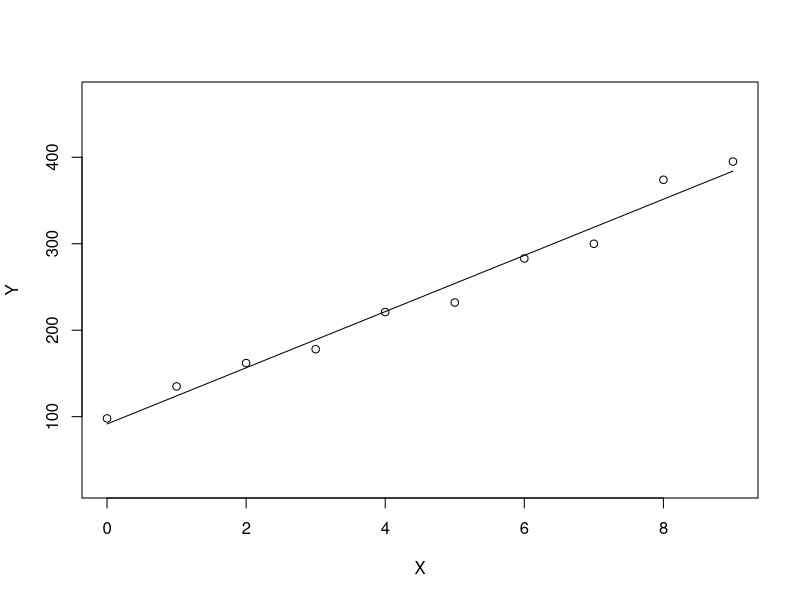

The R source for this figure: (Note: this script raises an error after producing the figure.)
# Plot Confidence Interval for any linear model

plotCI <- function(model_name,       
                   plotCI = TRUE, 
                   plotHI = FALSE, 
                   col1 = "red", col2 = "green") {
  
  X <- model_name$model[,2]
  Y <- model_name$model[,1]
  YLIM <- c(min(Y)-0.25*(max(Y) - min(Y)), max(Y)+0.25*(max(Y) - min(Y)))
  
  # plot Regression line
    plot(X,Y, ylim = YLIM)
    lines(X, lm(Y~X)$fitted)
  
  newdata <- data.frame(X = seq(from = min(X), to = max(X),by = 0.1))
  prd_CI <- predict(model_name, newdata = newdata, interval = "confidence", type = "response") 
  prd_HI <- predict(model_name, newdata = newdata, interval = "predict", type = "response")
  
  W <- sqrt(2*qf(1-0.05, 2, 524))
  ci <- predict(model1, new_hour, se.fit = TRUE)
  lwr <- ci$fit -W* ci$se.fit
  upr <- ci$fit +W* ci$se.fit
  cbind(ci$fit, lwr, upr)
  
  df_up_CI <- data.frame(newdata,prd_CI[,2])
  names(df_up_CI) <- c("X", "Pred")
  df_low_CI <- data.frame(newdata,prd_CI[,3])
  names(df_low_CI) <- c("X", "Pred")
  
  df_up_HI <- data.frame(newdata,prd_HI[,2])
  names(df_up_HI) <- c("X", "Pred")
  df_low_HI <- data.frame(newdata,prd_HI[,3])
  names(df_low_HI) <- c("X", "Pred")
  
  if(plotCI){
    lines(df_up_CI$X, df_up_CI$Pred,col= col1,lty=2)
    lines(df_low_CI$X,df_low_CI$Pred,col= col1,lty=2)
  }
 
  if(plotHI){
    lines(df_up_HI$X, df_up_HI$Pred,col= col2,lty=2)
    lines(df_low_HI$X,df_low_HI$Pred,col= col2,lty=2)
  }
}

# test code:
X <- c(0:9)
Y <- c(98,135,162,178,221,232,283,300,374,395)
model <- lm(Y~X)
plotCI(model,plotHI = T, col1 = "grey", col2 = "green")

# test code 2:
X <- sample(12:150, size = 100, replace = FALSE)
Y <- X * 8 + rnorm(length(X), 0, 300)
model2 <- lm(Y~X)
plotCI(model2,plotHI = T)
